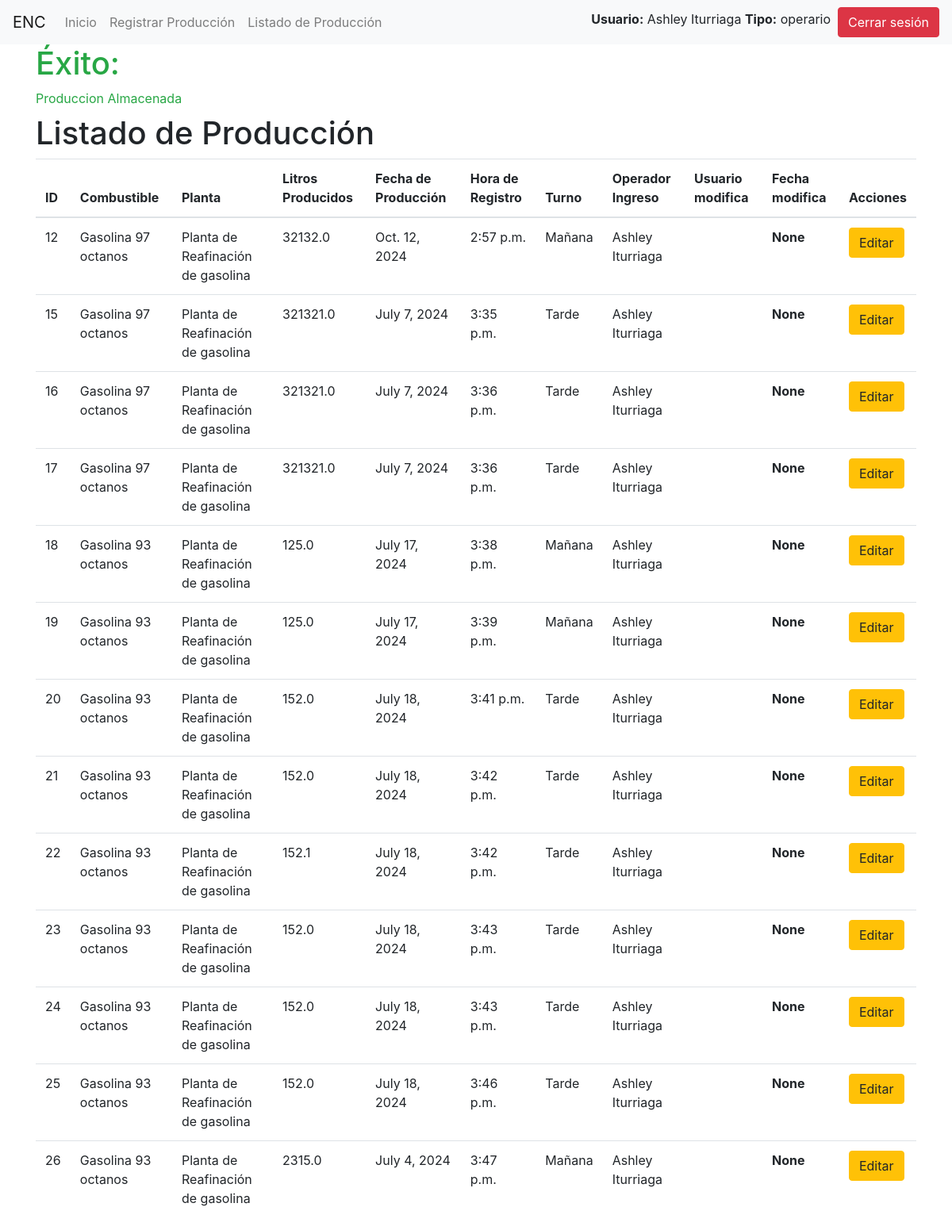
The page /listado/ (signed in) on the database its author committed.
### produccion/models.py (models this page shows, shortened)
class Produccion(models.Model):
    codigo_combustible = models.ForeignKey(Producto, on_delete=models.CASCADE)
    litros_producidos = models.FloatField()
    fecha_produccion = models.DateField()
    turno = models.CharField(max_length=2, choices=[('AM', 'Mañana'), ('PM', 'Tarde'), ('MM', 'Noche')])
    hora_registro = models.TimeField(auto_now_add=True)
    operador = models.ForeignKey(User, on_delete=models.CASCADE, related_name='producciones_registradas')
    modificado_por = models.ForeignKey(User, on_delete=models.SET_NULL, null=True, blank=True, related_name='producciones_modificadas')
    fecha_modificacion = models.DateTimeField(null=True, blank=True)
    anulado = models.BooleanField(default=False)

class Producto(models.Model):
    codigo = models.CharField(max_length=10, unique=True)
    nombre = models.CharField(max_length=100)
    planta = models.ForeignKey(Planta, on_delete=models.CASCADE)

class Planta(models.Model):
    codigo = models.CharField(max_length=10, unique=True)
    nombre = models.CharField(max_length=100)

### produccion/views.py (the view)
# urls.py: path('listado/', views.listado_produccion, name='listado_produccion'),
@login_required
def listado_produccion(request):
    mensaje_exito = request.session.get('mensaje_exito', '')
    request.session['mensaje_exito'] = ''
    if request.user.is_staff:
        producciones = Produccion.objects.filter(anulado=False).select_related('codigo_combustible__planta', 'operador')
    else:
        producciones = Produccion.objects.filter(operador=request.user, anulado=False).select_related('codigo_combustible__planta', 'operador')
    return render(request, 'produccion/listado_produccion.html', {'producciones': producciones, 'mensaje_exito': mensaje_exito})

### produccion/templates/produccion/listado_produccion.html (shortened to what this page needs)
{% extends 'produccion/base.html' %}
{% block content %}
<h1>Listado de Producción</h1>
<table class="table">
    <thead>
        <tr>
            <th>ID</th>
            <th>Combustible</th>
            <th>Planta</th>
            <th>Litros Producidos</th>
            <th>Fecha de Producción</th>
            <th>Hora de Registro</th>
            <th>Turno</th>
            <th>Operador Ingreso</th>
            <th>Usuario modifica</th>
            <th>Fecha modifica</th>
            <th>Acciones</th>
        </tr>
    </thead>
    <tbody>
        {% for produccion in producciones %}
        <tr>
            <td>{{ produccion.id }}</td>
            <td>{{ produccion.codigo_combustible.nombre }}</td>
            <td>{{ produccion.codigo_combustible.planta.nombre }}</td>
            <td>{{ produccion.litros_producidos }}</td>
            <td>{{ produccion.fecha_produccion }}</td>
            <td>{{ produccion.hora_registro }}</td>
            <td>{{ produccion.get_turno_display }}</td>
            <td>{{ produccion.operador.first_name }} {{ produccion.operador.last_name }}</td>
            <td>{{ produccion.modificado_por.first_name }} {{ produccion.modificado_por.last_name }}</td>
            <th>{{ produccion.fecha_modificacion }}</th>
            <td>
                <a href="{% url 'editar_produccion' produccion.id %}" class="btn btn-warning">Editar</a>
            </td>
        </tr>
        {% endfor %}
    </tbody>
</table>
{% endblock %}

### produccion/templates/produccion/base.html (shortened to what this page needs)
<!DOCTYPE html>
<html>
<head>
    <link rel="stylesheet" href="https://stackpath.bootstrapcdn.com/bootstrap/4.3.1/css/bootstrap.min.css">
</head>
<body>
    <nav class="navbar navbar-expand-lg navbar-light bg-light">
        <a class="navbar-brand" href="#">ENC</a>
        <div class="collapse navbar-collapse">
            <ul class="navbar-nav mr-auto">
                <li class="nav-item">
                    <a class="nav-link" href="{% url 'index' %}">Inicio</a>
                </li>
                {% if user.is_authenticated %}
                <li class="nav-item">
                    <a class="nav-link" href="{% url 'registro_produccion' %}">Registrar Producción</a>
                </li>
                <li class="nav-item">
                    <a class="nav-link" href="{% url 'listado_produccion' %}">Listado de Producción</a>
                </li>
                {% else %}
                <li class="nav-item">
                    <a class="nav-link" href="{% url 'login' %}">Iniciar Sesión</a>
                </li>
                {% endif %}
            </ul>
        </div>
        {% if user.is_authenticated %}
        <label>
            <b>Usuario:</b> {{ user.first_name }} {{ user.last_name }}
            <b>Tipo:</b> {% for group in user.groups.all %}
                            {{ group.name }}
                         {% endfor %}
        </label>
        <form action="{% url 'logout' %}" method="post">
            <button type="submit" class="btn btn-danger">Cerrar sesión</button>
        </form>
        {% endif %}
    </nav>
    <div class="container">
        {% if mensaje_exito %}
            <label class="text-success"><h1>Éxito:</h1> {{ mensaje_exito }}</label>
        {% endif %}
        {% block content %}
        {% endblock %}
    </div>
</body>
</html>

### rows shown on the page
Produccion: id "12", codigo_combustible.nombre "Gasolina 97 octanos", codigo_combustible.planta.nombre "Planta de Reafinación de gasolina", litros_producidos "32132.0", fecha_produccion "Oct. 12, 2024", hora_registro "2:57 p.m.", turno "Mañana", operador.first_name "Ashley", operador.last_name "Iturriaga", fecha_modificacion "None"
Produccion: id "15", codigo_combustible.nombre "Gasolina 97 octanos", codigo_combustible.planta.nombre "Planta de Reafinación de gasolina", litros_producidos "321321.0", fecha_produccion "July 7, 2024", hora_registro "3:35 p.m.", turno "Tarde", operador.first_name "Ashley", operador.last_name "Iturriaga", fecha_modificacion "None"
Produccion: id "16", codigo_combustible.nombre "Gasolina 97 octanos", codigo_combustible.planta.nombre "Planta de Reafinación de gasolina", litros_producidos "321321.0", fecha_produccion "July 7, 2024", hora_registro "3:36 p.m.", turno "Tarde", operador.first_name "Ashley", operador.last_name "Iturriaga", fecha_modificacion "None"
Produccion: id "17", codigo_combustible.nombre "Gasolina 97 octanos", codigo_combustible.planta.nombre "Planta de Reafinación de gasolina", litros_producidos "321321.0", fecha_produccion "July 7, 2024", hora_registro "3:36 p.m.", turno "Tarde", operador.first_name "Ashley", operador.last_name "Iturriaga", fecha_modificacion "None"
Produccion: id "18", codigo_combustible.nombre "Gasolina 93 octanos", codigo_combustible.planta.nombre "Planta de Reafinación de gasolina", litros_producidos "125.0", fecha_produccion "July 17, 2024", hora_registro "3:38 p.m.", turno "Mañana", operador.first_name "Ashley", operador.last_name "Iturriaga", fecha_modificacion "None"
Produccion: id "19", codigo_combustible.nombre "Gasolina 93 octanos", codigo_combustible.planta.nombre "Planta de Reafinación de gasolina", litros_producidos "125.0", fecha_produccion "July 17, 2024", hora_registro "3:39 p.m.", turno "Mañana", operador.first_name "Ashley", operador.last_name "Iturriaga", fecha_modificacion "None"
Produccion: id "20", codigo_combustible.nombre "Gasolina 93 octanos", codigo_combustible.planta.nombre "Planta de Reafinación de gasolina", litros_producidos "152.0", fecha_produccion "July 18, 2024", hora_registro "3:41 p.m.", turno "Tarde", operador.first_name "Ashley", operador.last_name "Iturriaga", fecha_modificacion "None"
Produccion: id "21", codigo_combustible.nombre "Gasolina 93 octanos", codigo_combustible.planta.nombre "Planta de Reafinación de gasolina", litros_producidos "152.0", fecha_produccion "July 18, 2024", hora_registro "3:42 p.m.", turno "Tarde", operador.first_name "Ashley", operador.last_name "Iturriaga", fecha_modificacion "None"
Produccion: id "22", codigo_combustible.nombre "Gasolina 93 octanos", codigo_combustible.planta.nombre "Planta de Reafinación de gasolina", litros_producidos "152.1", fecha_produccion "July 18, 2024", hora_registro "3:42 p.m.", turno "Tarde", operador.first_name "Ashley", operador.last_name "Iturriaga", fecha_modificacion "None"
Produccion: id "23", codigo_combustible.nombre "Gasolina 93 octanos", codigo_combustible.planta.nombre "Planta de Reafinación de gasolina", litros_producidos "152.0", fecha_produccion "July 18, 2024", hora_registro "3:43 p.m.", turno "Tarde", operador.first_name "Ashley", operador.last_name "Iturriaga", fecha_modificacion "None"
Produccion: id "24", codigo_combustible.nombre "Gasolina 93 octanos", codigo_combustible.planta.nombre "Planta de Reafinación de gasolina", litros_producidos "152.0", fecha_produccion "July 18, 2024", hora_registro "3:43 p.m.", turno "Tarde", operador.first_name "Ashley", operador.last_name "Iturriaga", fecha_modificacion "None"
Produccion: id "25", codigo_combustible.nombre "Gasolina 93 octanos", codigo_combustible.planta.nombre "Planta de Reafinación de gasolina", litros_producidos "152.0", fecha_produccion "July 18, 2024", hora_registro "3:46 p.m.", turno "Tarde", operador.first_name "Ashley", operador.last_name "Iturriaga", fecha_modificacion "None"
Produccion: id "26", codigo_combustible.nombre "Gasolina 93 octanos", codigo_combustible.planta.nombre "Planta de Reafinación de gasolina", litros_producidos "2315.0", fecha_produccion "July 4, 2024", hora_registro "3:47 p.m.", turno "Mañana", operador.first_name "Ashley", operador.last_name "Iturriaga", fecha_modificacion "None"

### other values the page prints
{{ user.first_name }} "Ashley"
{{ user.last_name }} "Iturriaga"
{{ group.name }} "operario"
{{ mensaje_exito }} "Produccion Almacenada"
